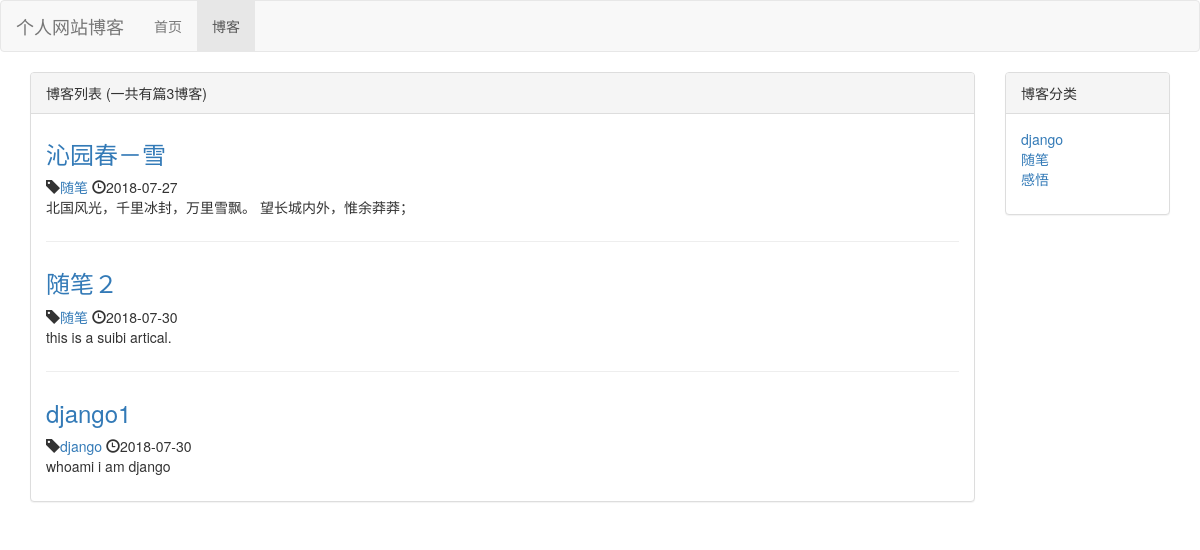
Screenshot of /blog/ with the database file from the repository.
### blog/models.py (models this page shows, shortened)
class Blog(models.Model):
    title = models.CharField(max_length=50)
    blog_type = models.ForeignKey(BlogType, on_delete=models.DO_NOTHING)
    content = models.TextField()
    author = models.ForeignKey(User, on_delete=models.DO_NOTHING)
    created_time = models.DateTimeField(auto_now_add=True)
    last_updated_time = models.DateTimeField(auto_now=True)

class BlogType(models.Model):
    type_name = models.CharField(max_length=15)
    def __str__(self):
        return self.type_name

### blog/views.py (the view)
# urls.py: path('', views.blog_list, name='blog_list'),
def blog_list(request):
    context = {}
    context['blogs'] = Blog.objects.all()
    context['blog_count'] = Blog.objects.all().count()
    context['blog_types'] = BlogType.objects.all()
    return render_to_response('blog/blog_list.html', context)

### blog/templates/blog/blog_list.html (shortened to what this page needs)
{% extends 'base.html' %}
{% block nav_blog_active %}active{% endblock %}
{% load staticfiles %}
{% block header_extends %}
<link rel="stylesheet" href="{% static 'blog/blog.css' %}">
{% endblock %}
{% block content %}
<div class="container">
    <div class="row">
        <div class="col-xs-12 col-sm-8 col-md-9 col-lg-10">
            <div class="panel panel-default">
                <div class="panel-heading">博客列表 (一共有篇{{ blogs|length }}博客)</div>
                <div class="panel-body">
                    {% for blog in blogs %}
                        <div class="blog">
                            <h3><a href="{% url 'blog_detail' blog.pk %}">{{ blog.title }}</a></h3>
                            <p class="blog-info">
                                <span class="glyphicon glyphicon-tag" aria-hidden="true"></span><a href="{% url 'blogs_with_type' blog.blog_type.pk %}">{{ blog.blog_type }}</a>
                                <span class="glyphicon glyphicon-time" aria-hidden="true"></span>{{ blog.created_time|date:'Y-m-d'}}
                            </p>
                            <p>{{ blog.content|truncatechars:30 }}</p>
                        </div>
                    {% empty %}
                        <div class="blog">
                            <h3>－－暂无博客，敬请期待－－</h3>
                        </div>
                    {% endfor %}
                </div>
            </div>
        </div>
        <div class="hidden-xs col-sm-4 col-md-3 col-lg-2">
            <div class="panel panel-default">
                <div class="panel-heading">博客分类</div>
                <div class="panel-body">
                    <ul class="blog-types">
                        {% for blog_type in blog_types %}
                            <li><a href="{% url 'blogs_with_type' blog_type.pk %}">{{ blog_type.type_name }}</a></li>
                        {% empty %}
                            <li>没东西</li>
                        {% endfor %}
                    </ul>
                </div>
            </div>
        </div>
    </div>
</div>
{% endblock %}

### static/base.css (style rules this page uses)
* { margin: 0; padding: 0; }
body { margin-top: 0px!important; }

### blog/static/blog/blog.css (style rules this page uses)
ul.blog-types { list-style-type: none; }
div.blog:not(:last-child) { margin-bottom: 2em; padding-bottom: 1em; border-bottom: 1px solid #eee; }
div.blog h3 { margin-top: 0.5em; }
div.blog p.blog-info { margin-bottom: 0px; }

### rows the page displays
Blog: title "沁园春－雪", blog_type "随笔", created_time "2018-07-27", content "北国风光，千里冰封，万里雪飘。 望长城内外，惟余莽莽；"
Blog: title "随笔２", blog_type "随笔", created_time "2018-07-30", content "this is a suibi artical."
Blog: title "django1", blog_type "django", created_time "2018-07-30", content "whoami i am django"
BlogType: type_name "django"
BlogType: type_name "随笔"
BlogType: type_name "感悟"

### other values shown
{{ blogs|length }} "3"
